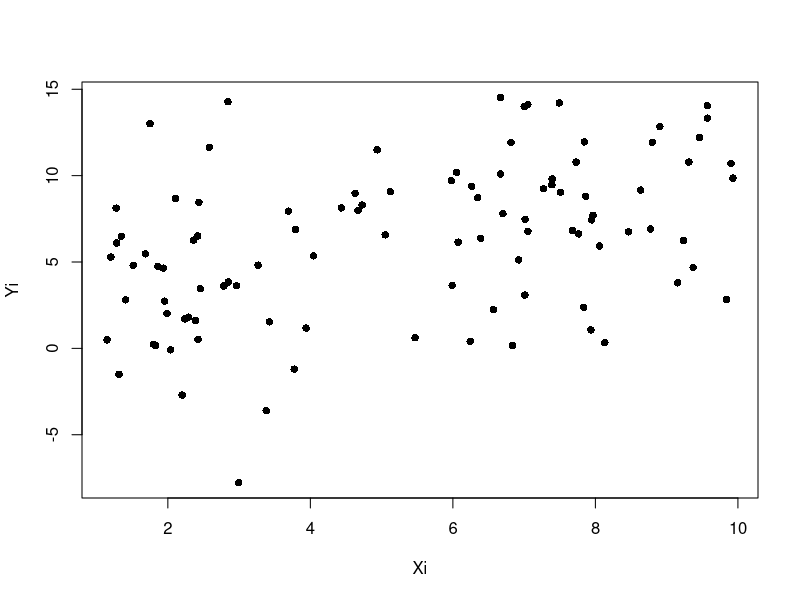
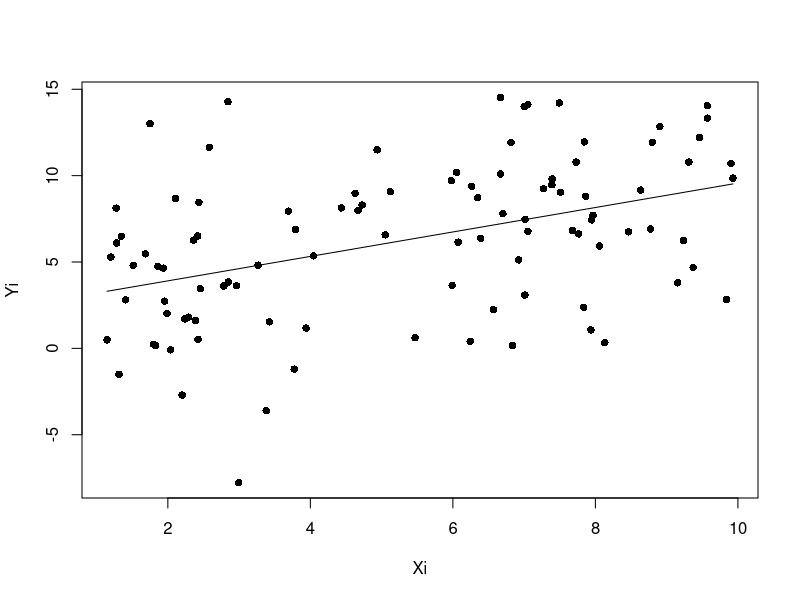
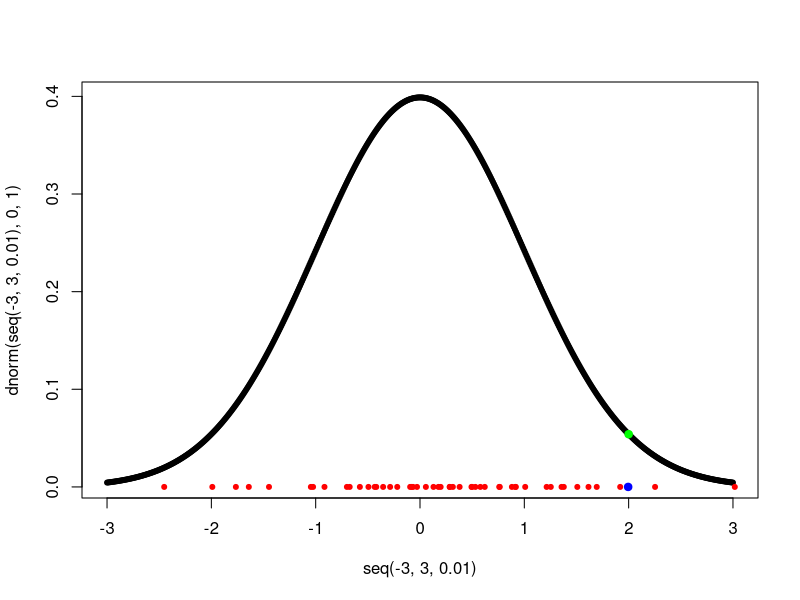

Source code (R) for these figures, in order:
## ---- chunk 1
knitr::opts_chunk$set(echo = TRUE)
library(tidyverse)
## ---- chunk 2
# simulating our data
N <- 100
Xi <- runif(min = 1, max = 10, n = N)

# getting our parameters 
beta0 <- 1
beta1 <- 1
var <- 20

# putting it together 
e <- rnorm(N, mean = 0, sd = sqrt(var))
Yi <- beta0 + beta1*Xi + e 

# note that this formulation is equivalent to the above. 
# Yi <- rnorm(N, mean = beta0 + beta1*Xi, sd = sqrt(var)) 

plot(Xi,Yi, pch = 16) 
## ---- chunk 3
matrix(Yi[1:10])
## ---- chunk 4
# doing linear regression in r
lm.fit <- lm(Yi ~ Xi)
# getting the coefficients from the r output
coef(lm.fit)

# creating our design matrix
X.matrix <- as.data.frame(Xi) |>
  # adding the column of intercepts
  add_column(int = 1, .before = 1) |>
  as.matrix()

# solving for the betas from (X^T X)^{-1} X^T
betas <- solve(t(X.matrix)%*%X.matrix)%*%t(X.matrix)%*%as.matrix(Yi)
betas

# graphing our line 
plot(Xi,Yi, pch = 16) 
lines(Xi, X.matrix%*%betas)
## ---- chunk 5
# getting the hat matrix 
H <- X.matrix%*%solve(t(X.matrix)%*%X.matrix)%*%t(X.matrix)

# doing it with a sum 
sum((Yi - H%*%as.matrix(Yi))^2)/(N-2)

# doing it the matrix way 
e.dot <- Yi - H%*%as.matrix(Yi)
(t(e.dot)%*%e.dot)/(N-2) # just a vector of sigmas

# looking at the variance from the linear model fit 
as.numeric(summary(lm.fit)[6])^2 
## ---- chunk 6
# getting our sigma estimate as before 
sigma.hat <- sum((Yi - H%*%as.matrix(Yi))^2)/(N-2)

# turning it into an diagonal matrix 
sigma.hat <- matrix(c(sigma.hat,0,0,sigma.hat), nrow = 2) # sigma*Identity matrix

# the matrix of residuals should be 
sigma.hat %*% solve(t(X.matrix)%*%X.matrix)

# checking with the linear model fit
vcov(lm.fit) # compare with above 
## ---- chunk 7
# estimated standard error for beta0
sqrt( (sigma.hat %*% solve(t(X.matrix)%*%X.matrix))[1,1] )
# estimated standard error for beta1
sqrt( (sigma.hat %*% solve(t(X.matrix)%*%X.matrix))[2,2] )

# SE from the linear model fit for beta0
sqrt(vcov(lm.fit)[1,1]) 
# SE from the linear model fit for beta0
sqrt(vcov(lm.fit)[2,2]) 
## ---- chunk 8
# getting our derived variance covariance matrix 
varcovar.matrix <- sigma.hat %*% solve(t(X.matrix)%*%X.matrix)

# calculating our test statistic
beta1_hat <- betas[2,1]
beta1_SE <- sqrt(varcovar.matrix[2,2])
test.statistic <- beta1_hat/beta1_SE
## ---- chunk 9
plot(seq(-3, 3, 0.01), dnorm(seq(-3, 3, 0.01), 0, 1), pch = 20)
points(rnorm(50, 0, 1), rep(0, 50), pch = 20, col = 'red')
points(2, dnorm(2, 0, 1), pch = 19, col = 'green') 
points(qnorm(0.977, 0, 1), 0, pch = 19, col = 'blue')

## ---- chunk 10
# # we should get the same estimates of the t-value and p-value from the lm
# 2*(1-pt(abs(beta0_hat/beta0_SE), N-2)) # beta0_hat/beta0_SE is the t-value 
# 2*(1-pt(abs(beta1_hat/beta1_SE), N-2)) # or 2*pt(beta1_hat/beta1_SE, N-2), so we do abs() to account

## ---- chunk 11
# SST <- sum((Y1 - mean(Y1))^2) # sum of residuals from the mean, df = n-1
# SSE <- sum((Y1 - H%*%as.matrix(Y1))^2) # sum of residuals from best fit line, df = n-p
# SSR <- SST - SSE # the difference, df = p-1. based on pythagorean theorem  
# 
# # this should match the R-squared
# SSR/SST # also can be written as 1 - SSE / SST
# 
# # NEED TO FIGURE OUT ADJUSTED R^2
# # Adjusted R-squared:  0.3764 
# # we can adjust using the degrees of freedom, SSR/(p-1) / SST/(n-1)
# SSR/(SST/(N-1))
# (SSR/SST)*(N-1)
## ---- chunk 12
# this should match the f-stat p-value from the lm 
# 2*(1-pf(abs(SSR/(SSE/(N-2))), 1, N-2)) # like the t-dist, SSR/(SSE/(N-2)) is the f-statistic
